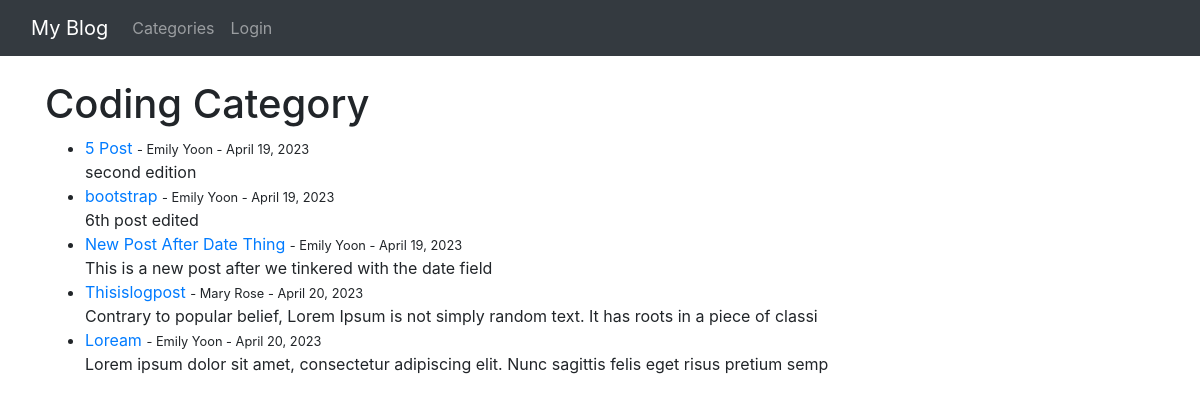
Screenshot of /comments/category/coding/ with the database file from the repository.
### theblog/models.py (models this page shows, shortened)
class Post(models.Model):
    title=models.CharField(max_length=255)
    title_tag=models.CharField(max_length=255)
    author=models.ForeignKey(User, on_delete=models.CASCADE)
    body=models.TextField()
    post_date=models.DateField(auto_now_add=True)
    category=models.CharField(max_length=255, default='coding')

### theblog/views.py (the view)
# urls.py: path('category/<str:category_detail>/', CategoryView, name='category'),
def CategoryView(request,category_detail):
    category_posts=Post.objects.filter(category=category_detail.replace('-',' '))
    return render(request, 'categories.html', {'category_detail':category_detail.title().replace('-',' '), 'category_posts':category_posts})

### theblog/templates/categories.html (shortened to what this page needs)
{% extends 'base.html'%}
{% block content %}
{% if category_posts %}
    <h1>{{category_detail}} Category</h1>
    <ul>
    {% for post in category_posts %}
        <li><a href="{% url 'article-detail' post.pk%}">{{ post.title }}</a>
        <small>
            - {{ post.author.first_name }}
            {{ post.author.last_name }}
            - {{ post.post_date }}
        </small>
        <br/>
        {{ post.body | slice:":100" | safe}}</li>
    {% endfor %}
    </ul>
{% else %}
    <h2>Sorry this page does not exist... </h2>
{% endif %}
{% endblock %}

### rows the page displays
Post: title "5 Post", author.first_name "Emily", author.last_name "Yoon", post_date "April 19, 2023", body "second edition"
Post: title "bootstrap", author.first_name "Emily", author.last_name "Yoon", post_date "April 19, 2023", body "6th post edited"
Post: title "New Post After Date Thing", author.first_name "Emily", author.last_name "Yoon", post_date "April 19, 2023", body "This is a new post after we tinkered with the date field"
Post: title "Thisislogpost", author.first_name "Mary", author.last_name "Rose", post_date "April 20, 2023", body "Contrary to popular belief, Lorem Ipsum is not simply random text. It has roots in a piece of classi"
Post: title "Loream", author.first_name "Emily", author.last_name "Yoon", post_date "April 20, 2023", body "Lorem ipsum dolor sit amet, consectetur adipiscing elit. Nunc sagittis felis eget risus pretium semp"

### other values shown
{{ category_detail }} "Coding"
